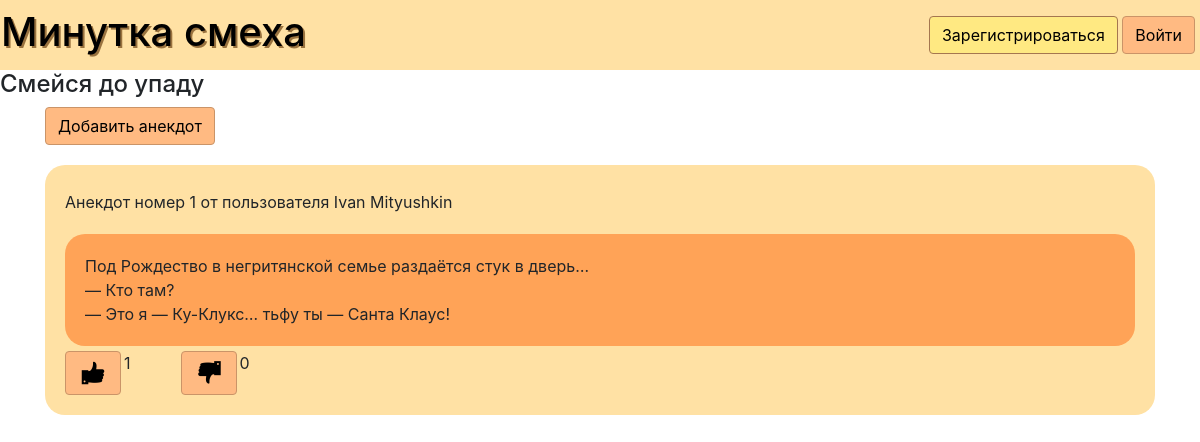
Page /main on the earlier database version.
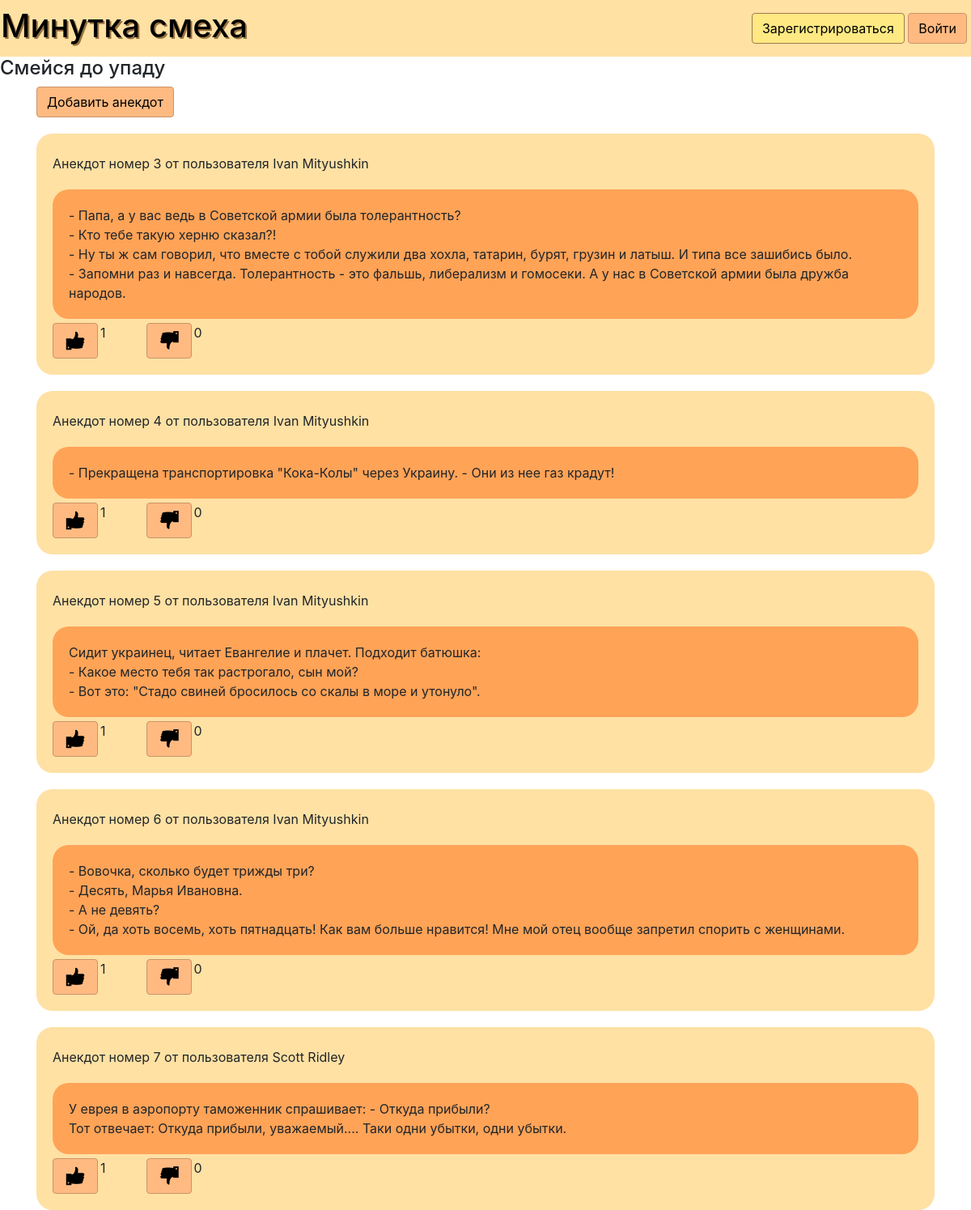
Same page on the later database version.
### data/anecdot.py (models this page shows, shortened)
class Anecdotiy(SqlAlchemyBase, SerializerMixin):
    __tablename__ = 'Anecdotiy'
    id = sqlalchemy.Column(sqlalchemy.Integer,
                           primary_key=True, autoincrement=True)
    text = sqlalchemy.Column(sqlalchemy.String)
    author = sqlalchemy.Column(sqlalchemy.Integer, sqlalchemy.ForeignKey('Users.id'))
    rating = sqlalchemy.Column(sqlalchemy.Integer, default=0)
    likes = sqlalchemy.Column(sqlalchemy.Integer, default=0)
    users_likes = sqlalchemy.Column(sqlalchemy.String, default='')
    dislikes = sqlalchemy.Column(sqlalchemy.Integer, default=0)
    users_dislikes = sqlalchemy.Column(sqlalchemy.String, default='')
    creator = orm.relation('User')
    categories = orm.relation("Genre",
                              secondary="association",
                              backref="Anecdotiy")

### data/users.py (models this page shows, shortened)
class User(SqlAlchemyBase, UserMixin, SerializerMixin):
    __tablename__ = 'Users'
    id = sqlalchemy.Column(sqlalchemy.Integer,
                           primary_key=True, autoincrement=True)
    login = sqlalchemy.Column(sqlalchemy.String, unique=True)
    surname = sqlalchemy.Column(sqlalchemy.String)
    name = sqlalchemy.Column(sqlalchemy.String)
    admin = sqlalchemy.Column(sqlalchemy.Boolean)
    hashed_password = sqlalchemy.Column(sqlalchemy.String)
    modified_date = sqlalchemy.Column(sqlalchemy.DateTime,
                                      default=datetime.datetime.now)
    rating = sqlalchemy.Column(sqlalchemy.Integer, default=0)
    anecdoties = orm.relation('Anecdotiy', back_populates='creator')

### sqlalchemy_app.py (the view)
@app.route('/main')
def all_anec():
    db_sess = db_session.create_session()
    anecdoties = db_sess.query(Anecdotiy).all()
    texts = []
    for anecdot in anecdoties:
        text = anecdot.text.split(';')
        texts.append(text)
    return render_template('anecdotiy.html', title='Все анекдоты', anecdotiy=anecdoties, texts=texts)

### data/db_session.py (called while the page is built)
def create_session() -> Session:
    global __factory
    return __factory()

### templates/anecdotiy.html (shortened to what this page needs)
{% extends "base.html" %}
{% block content %}
<a href="/addanecdot" class="btn btn-success" style="display: table-cell;">
    Добавить анекдот
</a>
{% for anecdot in anecdotiy %}
<div class='gather'>
<div class="line">
    <div>
Анекдот номер {{anecdot.id}} от пользователя {{anecdot.creator.name}} {{anecdot.creator.surname}}</div>
</div>
<div class="space" style="text-align: left;">
    <div>{%for line in texts[loop.index0]%}
        {{line}}<br>
        {%endfor%}
    </div>
</div>
<div class='line'>
<a href="/addlike/{{anecdot.id}}" style='margin-right: 3px;' class="btn btn-success" style="display: table-cell;">
    <img src="/static/data/like.png">
</a>
<div style="margin-right: 50px;">
    {{anecdot.likes}}
</div>
<a href="/adddislike/{{anecdot.id}}" style='margin-right: 3px;' class="btn btn-success" style="display: table-cell;">
    <img src='/static/data/dislike.png'>
</a>
<div>
    {{anecdot.dislikes}}
</div>
</div>
</div>
{% endfor %}
{% endblock %}

### templates/base.html (shortened to what this page needs)
<!DOCTYPE html>
<html lang="en">
<head>
    <link rel="stylesheet" href="https://stackpath.bootstrapcdn.com/bootstrap/4.2.1/css/bootstrap.min.css"
>
    <link href="{{ url_for('static', filename='css/style.css') }}" rel="stylesheet">
</head>
<header style="height:70px; width: auto;">
    <table width="100%" height=70>
        <tr>
            <td class='{%  if current_user.is_authenticated %} auth {% else%} not_auth {% endif %}' class='header_td'>
                <h1 class="header"  right='5px' style='text-shadow: 2px 2px rgb(153, 114, 63)'>Минутка смеха</h1>
            </td>
            <td style="text-align: right; padding-right: 5px;">
                <nav class='login_buttons' style="height: 70px;">
                    {% if current_user.is_authenticated %}
                    <a class="navbar-brand" style="color: black; font-size: 2rem;" href="/logout">{{ current_user.name }}</a>
                    {% else %}
                    <p>
                        <a class="btn btn-primary " style="margin-top: 15px" href="/register">Зарегистрироваться</a>
                        <a class="btn btn-success" style="margin-top: 15px" href="/login">Войти</a>
                    </p>
                    {% endif %}
                </nav>
            </td>
        </tr>
    </table>
</header>
<body>
<h4>Смейся до упаду</h4>
<main role="main" class="container">
    {% block content %}{% endblock %}
</main>
</body>
</html>

### static/css/style.css (style rules this page uses)
.space { text-align: center; padding: 20px; background: #FFA357; border-radius: 20px; margin-top: 20px; margin-left: auto; margin-right: auto; }
.gather { text-align: left; padding: 20px; background: #FFE1A4; border-radius: 20px; margin-top: 20px; margin-left: auto; margin-right: auto; }
table { margin: auto; }
.btn-primary { background-color: #FFE982; border-color: #a57650; color: black; }
.btn-success { background-color: #FFBA82; border-color: #ca9468; color: black; }
p { margin-top: auto; }
td { text-align: center; }
h1.header { color: black; }
nav.login_buttons { right: 5px; top: 5px; }
a { text-decoration: none; }
header { background-color: #FFE1A4; }
body { background-color: white; }
.line { margin-top: 5px; display: flex; }
.not_auth { width: 70%; text-align: left; }

Differences in the rows shown:
removed Anecdotiy: id "1", creator.name "Ivan", creator.surname "Mityushkin", index0 "Под Рождество в негритянской семье раздаётся стук в дверь…" "— Кто там?" "— Это я — Ку-Клукс… тьфу ты — Санта Клаус!", likes "1", dislikes "0", shown under "Смейся до упаду"
added Anecdotiy: id "3", creator.name "Ivan", creator.surname "Mityushkin", index0 "- Папа, а у вас ведь в Советской армии была толерантность?" "- Кто тебе такую херню сказал?!" "- Ну ты ж сам говорил, что вместе с тобой служили два хохла, татарин, бурят, грузин и латыш. И типа все зашибись было." "- Запомни раз и навсегда. Толерантность - это фальшь, либерализм и гомосеки. А у нас в Советской армии была дружба народов.", likes "1", dislikes "0", shown under "Смейся до упаду"
added Anecdotiy: id "4", creator.name "Ivan", creator.surname "Mityushkin", text "- Прекращена транспортировка \"Кока-Колы\" через Украину. - Они из нее газ крадут!", likes "1", dislikes "0"
added Anecdotiy: id "5", creator.name "Ivan", creator.surname "Mityushkin", index0 "Сидит украинец, читает Евангелие и плачет. Подходит батюшка:" "- Какое место тебя так растрогало, сын мой?" "- Вот это: \"Стадо свиней бросилось со скалы в море и утонуло\".", likes "1", dislikes "0", shown under "Смейся до упаду"
added Anecdotiy: id "6", creator.name "Ivan", creator.surname "Mityushkin", index0 "- Вовочка, сколько будет трижды три?" "- Десять, Марья Ивановна." "- А не девять?" "- Ой, да хоть восемь, хоть пятнадцать! Как вам больше нравится! Мне мой отец вообще запретил спорить с женщинами.", likes "1", dislikes "0", shown under "Смейся до упаду"
added Anecdotiy: id "7", creator.name "Scott", creator.surname "Ridley", index0 "У еврея в аэропорту таможенник спрашивает: - Откуда прибыли?" "Тот отвечает: Откуда прибыли, уважаемый.... Таки одни убытки, одни убытки.", likes "1", dislikes "0", shown under "Смейся до упаду"
